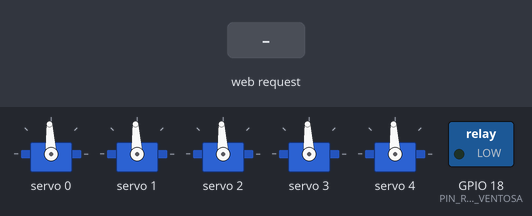
Bench run of a sketch on a simulated ESP32. On the bench: 5 × servo, switched loads named in the sketch (green lamp = pin HIGH). The inputs (shaded band) are chosen by the test bench. What the sketch prints to the serial monitor is not drawn.

Above: at 2.4 s.
2.5 s: HTTP request GET /set?on=1&i=1&a=1 received
At 3.6 s:
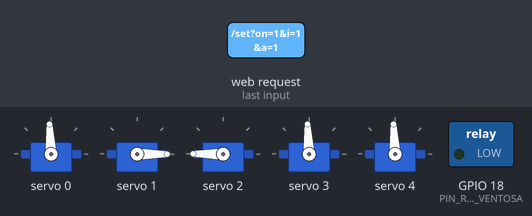
4.0 s: HTTP request GET /center received
At 4.8 s:
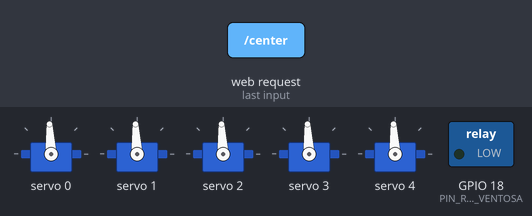
Timing chart, 0 to 7.0 s (numbered marks = the images above; inputs shaded):
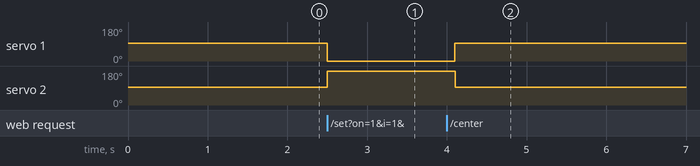

The sketch:

teste_servos_pca9685_com_ventosa.ino
```cpp
/*
  Teste dos servos no PCA9685 com controle visual (sliders no navegador)

  Os servos dos canais 1 e 2 sao um par espelhado: movem ao mesmo tempo
  e em sentidos opostos (se um vai a 60 graus, o outro vai a 120).

  Ligacao:
    PCA9685 VCC -> 3V3 | GND -> GND (comum com a fonte)
    PCA9685 SDA -> GPIO 21 | SCL -> GPIO 22
    PCA9685 V+ (borne) -> 5V a 6V da fonte (alimentacao dos servos)

    Modulo rele (com trigger selecionado em HIGH):
      VCC (3,3V, apenas se o modulo suportar) -> 3V3 do ESP32
      GND -> GND do ESP32
      IN/SINAL -> GPIO 18 do ESP32
      COM/NO -> circuito de alimentacao do conjunto bomba + valvula
      A bomba e a valvula devem usar fonte apropriada, NUNCA pino do ESP32.
      Confira o esquema e as tensoes do kit antes de energizar.

  Como usar:
    1. Grave o codigo e ligue a fonte dos servos.
    2. No PC ou celular, conecte no Wi-Fi "DUM-E" (senha 12345678).
    3. Abra no navegador: http://192.168.4.1
    4. Mexa os sliders para controlar cada servo.
       O slider do par controla os canais 1 e 2 juntos.
    5. Clique em "Ativar ventosa" para ligar o rele; clique novamente
       em "Desativar ventosa" para desligar. Inicia sempre desligada.

  Biblioteca necessaria (Gerenciador de Bibliotecas):
    "Adafruit PWM Servo Driver Library"
*/

#include <Wire.h>
#include <WiFi.h>
#include <WebServer.h>
#include <Adafruit_PWMServoDriver.h>

// ---------- Configuracao ----------
const int PIN_SDA = 21;
const int PIN_SCL = 22;

// GPIO livre para controle digital do rele (sem PWM).
const uint8_t PIN_RELE_VENTOSA = 18;
// Jumper do rele em HIGH: HIGH = ligado, LOW = desligado.
// Se selecionar LOW no jumper, altere para LOW aqui tambem.
const uint8_t RELE_NIVEL_ATIVO = HIGH;

const char* AP_SSID = "DUM-E";
const char* AP_PASS = "12345678";

const uint8_t NUM_SERVOS = 5;
// Canais do PCA9685 onde cada servo esta ligado (troque se precisar)
const uint8_t CANAIS[NUM_SERVOS] = {0, 1, 2, 3, 4};

// Par espelhado: posicoes no vetor CANAIS (aqui coincidem com os canais 1 e 2).
// O servo B sempre fica em 180 - angulo do servo A.
const uint8_t PAR_A = 1;
const uint8_t PAR_B = 2;

// Limites de seguranca de cada servo (graus)
const int ANG_MIN[NUM_SERVOS] = {0, 0, 0, 0, 0};
const int ANG_MAX[NUM_SERVOS] = {180, 180, 180, 180, 180};

const int ANG_INICIAL = 90;

// Pulso do servo (microssegundos) para 0 e 180 graus
const int US_MIN = 500;
const int US_MAX = 2500;
// ----------------------------------

Adafruit_PWMServoDriver pwm = Adafruit_PWMServoDriver(0x40);
WebServer server(80);
int anguloAtual[NUM_SERVOS];
bool ventosaLigada = false;

// Liga/desliga a alimentacao do conjunto atraves de um UNICO rele.
void setVentosa(bool ligar) {
  digitalWrite(PIN_RELE_VENTOSA,
               ligar ? RELE_NIVEL_ATIVO : (RELE_NIVEL_ATIVO == HIGH ? LOW : HIGH));
  ventosaLigada = ligar;
  Serial.println(ligar ? "Ventosa: LIGADA" : "Ventosa: DESLIGADA");
}

// Limites efetivos do servo. Para o servo A do par, leva em conta
// os limites do servo B (que se move ao contrario).
int limMin(int i) {
  if (i == PAR_A) return max(ANG_MIN[PAR_A], 180 - ANG_MAX[PAR_B]);
  return ANG_MIN[i];
}

int limMax(int i) {
  if (i == PAR_A) return min(ANG_MAX[PAR_A], 180 - ANG_MIN[PAR_B]);
  return ANG_MAX[i];
}

void escreveServo(int i, int ang) {
  anguloAtual[i] = ang;
  int us = map(ang, 0, 180, US_MIN, US_MAX);
  pwm.writeMicroseconds(CANAIS[i], us);
}

void setAngulo(int i, int ang) {
  // Pedir um angulo para o servo B equivale a pedir o espelho para o A
  if (i == PAR_B) {
    i = PAR_A;
    ang = 180 - ang;
  }

  ang = constrain(ang, limMin(i), limMax(i));
  escreveServo(i, ang);

  // Servo B acompanha o A ao mesmo tempo, em sentido oposto
  if (i == PAR_A) escreveServo(PAR_B, 180 - ang);
}

const char PAGINA[] PROGMEM = R"rawliteral(
<!DOCTYPE html>
<html lang="pt-br">
<head>
<meta charset="utf-8">
<meta name="viewport" content="width=device-width, initial-scale=1">
<title>Teste de Servos</title>
<style>
  body { background:#0e1116; color:#e6edf3; font-family:system-ui,sans-serif; margin:0; padding:20px; }
  h1 { font-size:20px; margin:0 0 4px; }
  p.sub { color:#8b949e; margin:0 0 20px; font-size:14px; }
  .card { background:#161b22; border:1px solid #30363d; border-radius:8px; padding:14px 16px; margin-bottom:12px; max-width:520px; }
  .topo { display:flex; justify-content:space-between; align-items:baseline; margin-bottom:8px; }
  .topo small { color:#8b949e; }
  .valor { font-family:monospace; font-size:20px; color:#58a6ff; }
  input[type=range] { width:100%; accent-color:#58a6ff; }
  button { background:#238636; color:#fff; border:0; border-radius:6px; padding:10px 18px; font-size:15px; cursor:pointer; }
  button:active { background:#2ea043; }
  button:disabled { opacity:0.55; cursor:wait; }
  .ventosa-card { border-color:#344453; margin-top:16px; }
  .ventosa-topo { display:flex; align-items:center; justify-content:space-between; gap:12px; margin-bottom:12px; }
  .ventosa-topo strong { font-size:16px; }
  .ventosa-estado { display:inline-flex; align-items:center; gap:7px; color:#8b949e; font-size:13px; }
  .ventosa-led { width:9px; height:9px; background:#6e7681; border-radius:50%; display:inline-block; }
  .ventosa-led.ativa { background:#3fb950; box-shadow:0 0 8px #3fb95099; }
  .ventosa-estado.ativa { color:#3fb950; }
  #btnVentosa { display:block; width:100%; padding:13px 18px; background:#238636; font-weight:600; }
  #btnVentosa.ativa { background:#b34343; }
  #btnVentosa.ativa:active { background:#c85050; }
  .ajuda { font-size:12px; color:#8b949e; margin:10px 0 0; }
</style>
</head>
<body>
  <h1>Teste de Servos - PCA9685</h1>
  <p class="sub">Arraste os sliders para mover cada servo.</p>
  <div id="box"></div>
  <button onclick="centralizar()">Centralizar tudo (90&deg;)</button>

  <section class="card ventosa-card" aria-label="Controle da ventosa">
    <div class="ventosa-topo">
      <strong>Ventosa a vácuo</strong>
      <span class="ventosa-estado" id="estadoVentosa" role="status" aria-live="polite">
        <span class="ventosa-led" id="ledVentosa"></span>
        <span id="textoVentosa">Carregando...</span>
      </span>
    </div>
    <button id="btnVentosa" type="button" disabled onclick="alternarVentosa()">Ativar ventosa</button>
    <p class="ajuda">Um toque liga a bomba/valvula pelo rele; outro toque desliga.</p>
  </section>

<script>
let st = null;
let ultimoEnvio = 0;
let ventosaLigada = false;
let ventosaOcupada = false;

function mostrarVentosa(ligada) {
  ventosaLigada = !!ligada;
  const botao = document.getElementById('btnVentosa');
  const estado = document.getElementById('estadoVentosa');
  const led = document.getElementById('ledVentosa');
  botao.textContent = ventosaLigada ? 'Desativar ventosa' : 'Ativar ventosa';
  botao.classList.toggle('ativa', ventosaLigada);
  estado.classList.toggle('ativa', ventosaLigada);
  led.classList.toggle('ativa', ventosaLigada);
  document.getElementById('textoVentosa').textContent = ventosaLigada ? 'LIGADA' : 'DESLIGADA';
  if (!ventosaOcupada) botao.disabled = false;
}

async function alternarVentosa() {
  if (ventosaOcupada) return;
  ventosaOcupada = true;
  const botao = document.getElementById('btnVentosa');
  botao.disabled = true;
  try {
    const proximoEstado = ventosaLigada ? 0 : 1;
    const resposta = await fetch('/ventosa?on=' + proximoEstado, {method:'POST'});
    if (!resposta.ok) throw new Error('Falha ao comandar rele');
    const dados = await resposta.json();
    mostrarVentosa(dados.ventosa);
  } catch (e) {
    document.getElementById('textoVentosa').textContent = 'ERRO DE CONEXAO';
    console.error(e);
  } finally {
    ventosaOcupada = false;
    botao.disabled = false;
  }
}

function enviar(i, ang, forcar) {
  const agora = Date.now();
  if (!forcar && agora - ultimoEnvio < 40) return;
  ultimoEnvio = agora;
  fetch('/set?i=' + i + '&a=' + ang).catch(() => {});
}

function textoValor(i, a) {
  if (i === st.par[0]) return a + '\u00B0 / ' + (180 - a) + '\u00B0';
  return a + '\u00B0';
}

async function atualizar() {
  st = await (await fetch('/state')).json();
  mostrarVentosa(st.ventosa);
  const parA = st.par[0];
  const parB = st.par[1];
  const box = document.getElementById('box');
  if (box.children.length === 0) {
    st.canais.forEach((c, i) => {
      if (i === parB) return; // o par tem um slider so
      const d = document.createElement('div');
      d.className = 'card';
      const nome = (i === parA)
        ? 'Servos ' + parA + ' e ' + parB + ' <small>(canais ' + c + ' e ' + st.canais[parB] + ', espelhados)</small>'
        : 'Servo ' + i + ' <small>(canal ' + c + ')</small>';
      d.innerHTML =
        '<div class="topo"><span>' + nome + '</span>' +
        '<span class="valor" id="v' + i + '"></span></div>' +
        '<input type="range" id="s' + i + '" min="' + st.min[i] + '" max="' + st.max[i] + '">';
      box.appendChild(d);
      const s = d.querySelector('input');
      s.addEventListener('input', () => {
        document.getElementById('v' + i).textContent = textoValor(i, parseInt(s.value));
        enviar(i, s.value, false);
      });
      s.addEventListener('change', () => enviar(i, s.value, true));
    });
  }
  st.ang.forEach((a, i) => {
    if (i === parB) return;
    document.getElementById('s' + i).value = a;
    document.getElementById('v' + i).textContent = textoValor(i, a);
  });
}

async function centralizar() {
  await fetch('/center');
  atualizar();
}

atualizar();
</script>
</body>
</html>
)rawliteral";

void handleRaiz() {
  server.send_P(200, "text/html; charset=utf-8", PAGINA);
}

void handleState() {
  String j = "{\"canais\":[";
  for (int i = 0; i < NUM_SERVOS; i++) { if (i) j += ","; j += CANAIS[i]; }
  j += "],\"ang\":[";
  for (int i = 0; i < NUM_SERVOS; i++) { if (i) j += ","; j += anguloAtual[i]; }
  j += "],\"min\":[";
  for (int i = 0; i < NUM_SERVOS; i++) { if (i) j += ","; j += limMin(i); }
  j += "],\"max\":[";
  for (int i = 0; i < NUM_SERVOS; i++) { if (i) j += ","; j += limMax(i); }
  j += "],\"par\":[";
  j += PAR_A;
  j += ",";
  j += PAR_B;
  j += "],\"ventosa\":";
  j += (ventosaLigada ? "true" : "false");
  j += "}";
  server.send(200, "application/json", j);
}

// Recebe POST /ventosa?on=1 (liga) ou /ventosa?on=0 (desliga).
void handleVentosa() {
  if (!server.hasArg("on") ||
      (server.arg("on") != "0" && server.arg("on") != "1")) {
    server.send(400, "text/plain", "use on=0 ou on=1");
    return;
  }
  setVentosa(server.arg("on") == "1");
  server.send(200, "application/json", ventosaLigada ? "{\"ventosa\":true}" : "{\"ventosa\":false}");
}

void handleSet() {
  if (!server.hasArg("i") || !server.hasArg("a")) {
    server.send(400, "text/plain", "faltam parametros");
    return;
  }
  int i = server.arg("i").toInt();
  int a = server.arg("a").toInt();
  if (i < 0 || i >= NUM_SERVOS) {
    server.send(400, "text/plain", "servo invalido");
    return;
  }
  setAngulo(i, a);
  server.send(200, "text/plain", "ok");
}

void handleCenter() {
  for (int i = 0; i < NUM_SERVOS; i++) {
    if (i == PAR_B) continue; // o B acompanha o A
    setAngulo(i, ANG_INICIAL);
    delay(100);
  }
  server.send(200, "text/plain", "ok");
}

void setup() {
  Serial.begin(115200);

  // Inicializa o rele em DESLIGADO antes dos servos e do Wi-Fi.
  digitalWrite(PIN_RELE_VENTOSA, RELE_NIVEL_ATIVO == HIGH ? LOW : HIGH);
  pinMode(PIN_RELE_VENTOSA, OUTPUT);
  setVentosa(false);

  Wire.begin(PIN_SDA, PIN_SCL);
  pwm.begin();
  pwm.setOscillatorFrequency(27000000);
  pwm.setPWMFreq(50);
  delay(10);

  // Servos iniciam em 90 graus, um de cada vez para evitar pico de corrente.
  // O par espelhado (A e B) parte junto.
  for (int i = 0; i < NUM_SERVOS; i++) {
    if (i == PAR_B) continue;
    setAngulo(i, ANG_INICIAL);
    delay(300);
  }
  Serial.println("Servos em 90 graus.");

  WiFi.softAP(AP_SSID, AP_PASS);
  Serial.print("Wi-Fi: ");
  Serial.print(AP_SSID);
  Serial.print(" | Acesse: http://");
  Serial.println(WiFi.softAPIP());

  server.on("/", handleRaiz);
  server.on("/state", handleState);
  server.on("/set", handleSet);
  server.on("/center", handleCenter);
  server.on("/ventosa", HTTP_POST, handleVentosa);
  server.begin();
}

void loop() {
  server.handleClient();
}
```

Measured:
- after the input at 2.5 s, servo 1: 93° → 0° at once; servo 2: 93° → 180° at once
- after the input at 4.0 s, servo 1: 0° → 93° after 0.10 s; servo 2: 180° → 93° after 0.10 s
